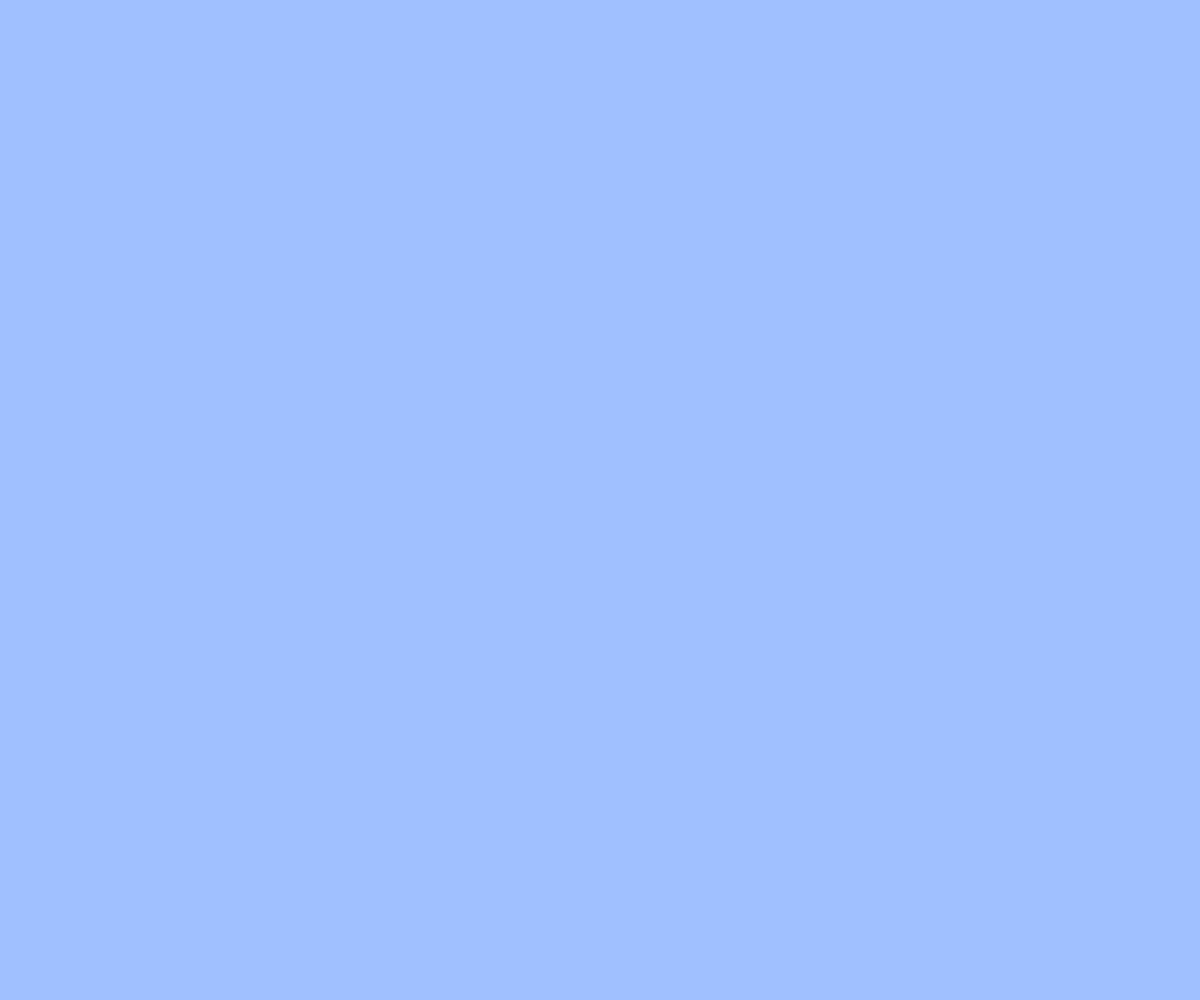
Frame 1 (no input)
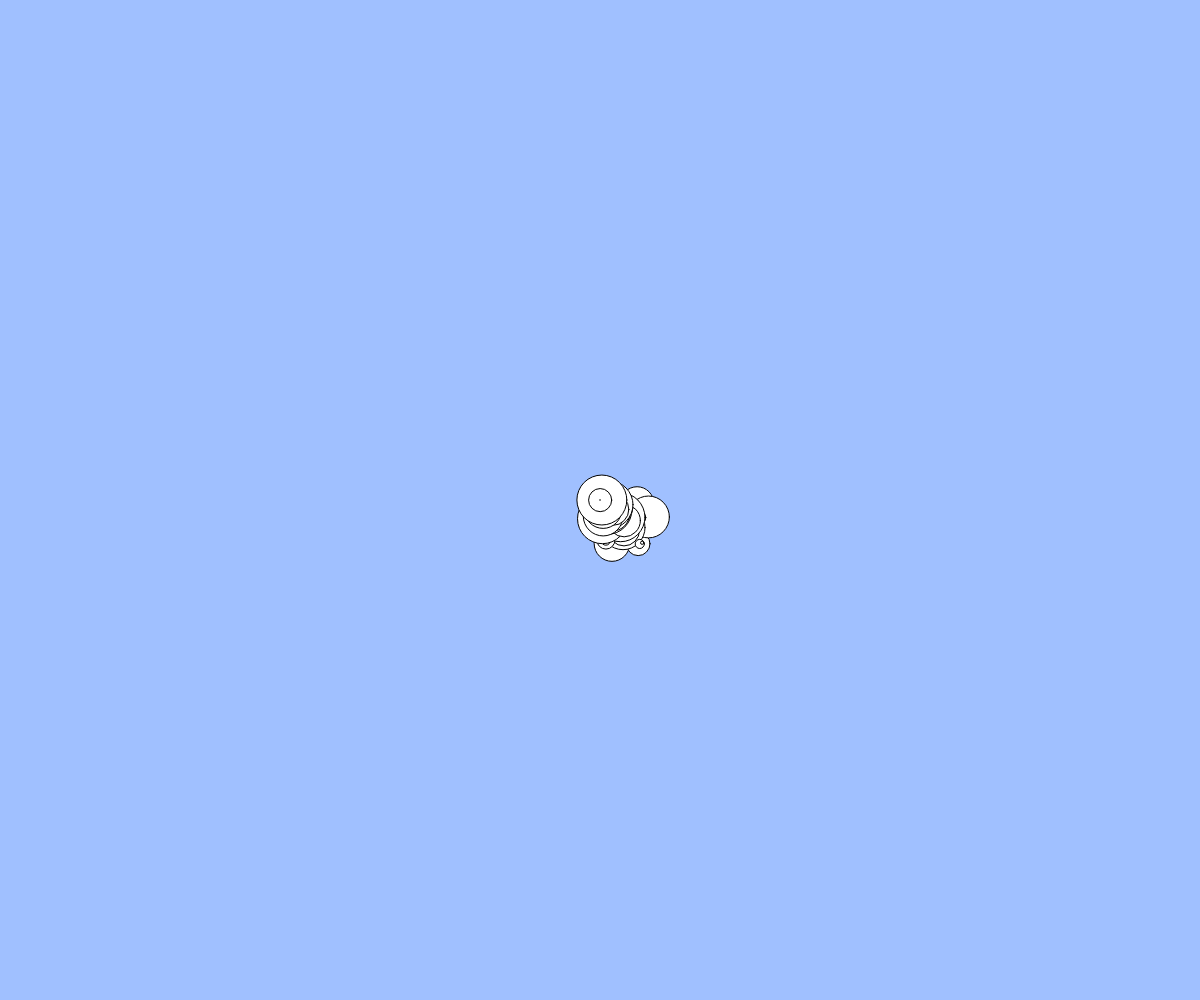
Frame 60 (no input)
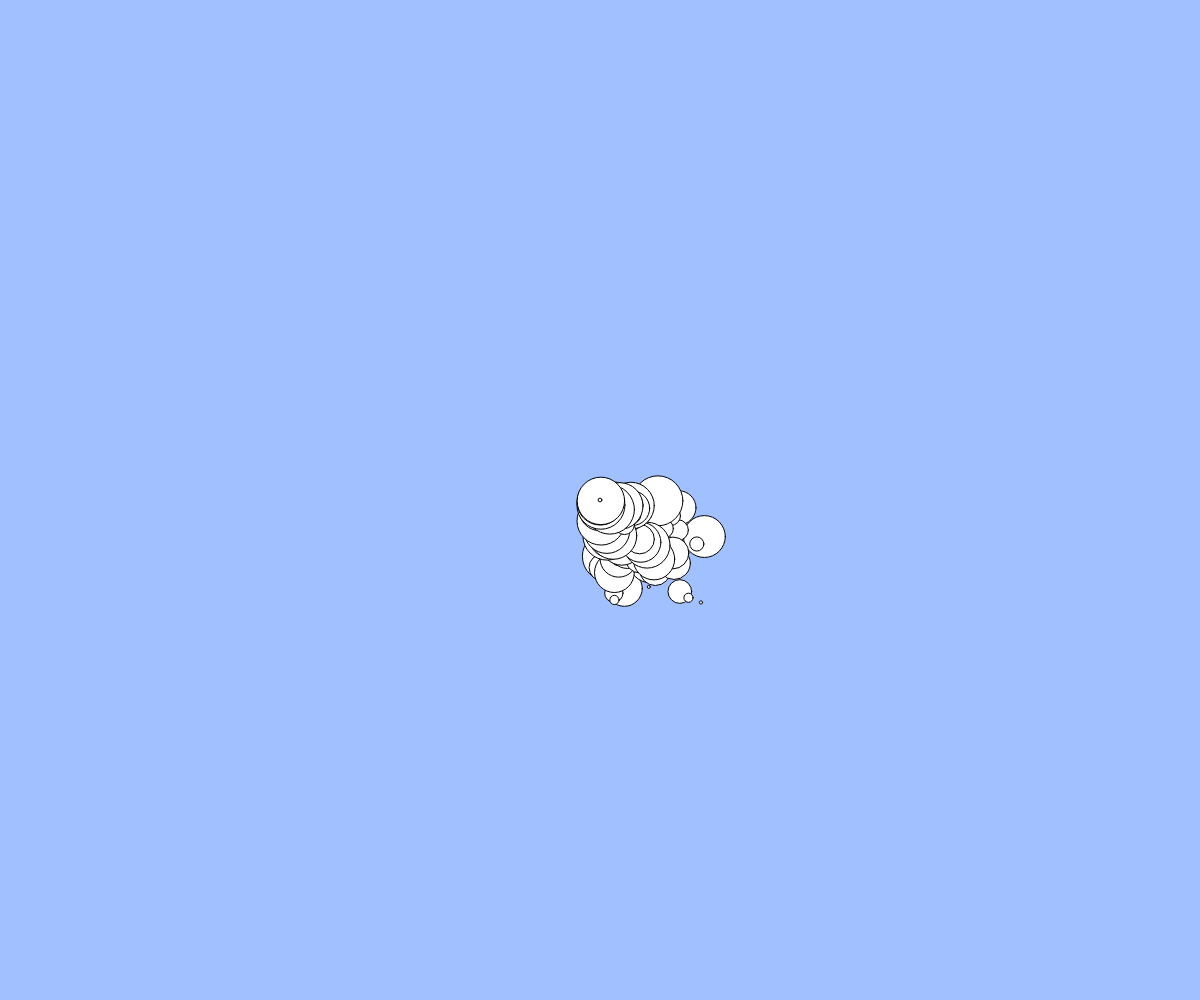
Frame 120 (the mouse pressed at the canvas centre since frame 60)

The p5.js sketch that drew these frames (run headless with seeded random() and noise() and a simulated clock; from frame 60 on, the mouse is pressed at the canvas centre):

// p5.js sketch
// ── sketch.js
//　テキスト「オブジェクト」
// 練習問題：ボールのサイズをランダムに変更してみよう
// 練習問題：何も操作しなくてもボールが湧いてくる機能を追加しよう

let balls;
let count=0

function setup(){
  createCanvas(windowWidth, windowHeight);
  balls = [];
}

function draw(){
  background(160, 192, 255);
  for(let i = 0; i < balls.length; i++){
    let b = balls[i];
    ellipse(b.x, b.y, b.size);
    b.x += b.vx;
    b.y += b.vy;
  }
  if(count % 6 ==0)
  {
    const a ={x: width/2, y: height/2, size: random(50), vx: random(1), vy: random(1)}
balls.push(a);
  }


}

function mouseDragged(){
  const dx = mouseX - pmouseX;
  const dy = mouseY - pmouseY;
  if(mag(dx, dy) > 5){
    const b = { x: mouseX, y: mouseY, size: random(10, 100), vx: dx, vy: dy };
    balls.push(b);
  }
}

function windowResized(){
  resizeCanvas(windowWidth, windowHeight);
}
